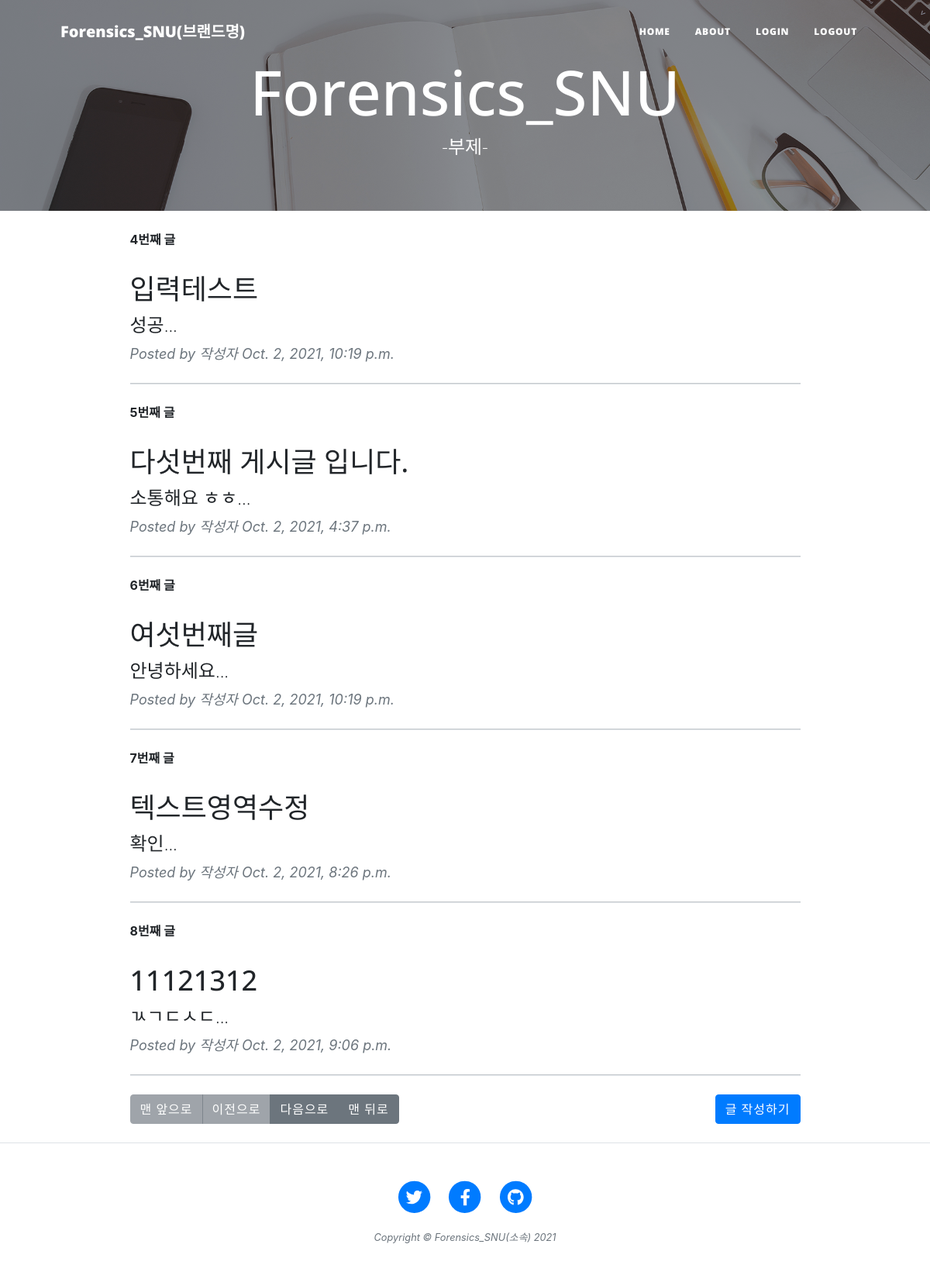
The page / on the database its author committed.
### main/models.py (models this page shows)
class Write(models.Model):
    title = models.CharField(max_length=20) #제목최대길이 20자
    contents = models.TextField(max_length=500) #내용최대길이 500자
    created_at = models.DateTimeField(auto_now=True)

### main/views.py (the view)
# urls.py: path('',views.index, name="index"),
def index(request):
    all_write = Write.objects.all()
    paginator = Paginator(all_write, 5)
    page = request.GET.get('page')
    posts = paginator.get_page(page)
    return render(
        request,
        'index.html',
        {
            'all_write':all_write,
            'posts':posts,
        },
        )

### main/templates/index.html (shortened to what this page needs)
{% extends 'base.html' %}
{% block main_area %}
    <div class="container px-4 px-lg-5" style="width: 100%; margin:0 auto">
        <div class="row gx-4 gx-lg-5 justify-content-center">
            <div class="col-md-10 col-lg-8 col-xl-10">
                {% for write in posts %}
                    <div class="write">
                    <div class="post-preview">
                        <a href="{% url 'detail' write.id %}">
                            <b>{{write.id}}번째 글</b>
                            <h3 class="post-title">{{write.title}}</h2>
                            <h4 class="post-subtitle">{{write.contents|truncatechars:20}}...</h3>
                        </a>
                        <p class="post-meta">
                            Posted by 작성자 {{write.created_at}}
                        </p>
                    </div>
                    </div>
                    <hr class="my-4" />
                {% endfor %}
                <div>
                    <div class="btn-group" role="group" style="float: left;">
                        {% if posts.has_previous %}
                        <a class="btn btn-secondary" href="?page=1">맨 앞으로</a>
                        <a class="btn btn-secondary" href="?page={{posts.previous_page_number}}">이전으로</a>
                        {% else %}
                        <a class="btn btn-secondary disabled" href="#" >맨 앞으로</a>
                        <a class="btn btn-secondary disabled" href="#" >이전으로</a>
                        {% endif %}
                        {% if posts.has_next %}
                        <a class="btn btn-secondary" href="?page={{posts.next_page_number}}">다음으로</a>
                        <a class="btn btn-secondary" href="?page={{posts.paginator.num_pages}}">맨 뒤로</a>
                        {% else %}
                        <a class="btn btn-secondary disabled" href="#" >다음으로</a>
                        <a class="btn btn-secondary disabled" href="#" >맨 뒤로</a>
                        {% endif %}
                    </div>
                    <div class="d-flex justify-content-end mb-4" style="float: right;">
                        <a class="btn btn-primary text-uppercase" role="button" href="{% url 'create' %}">
                            글 작성하기
                        </a>
                    </div>
                </div>
            </div>
        </div>
    </div>
{% endblock %}

### main/templates/base.html (shortened to what this page needs)
{% load static %}
<!DOCTYPE html>
{%load bootstrap4 %}
<html lang="ko">
{% bootstrap_css %}
<head>
    <link rel="stylesheet" type="text/css" href="{% static 'css/styles.css' %}">
    <link rel="stylesheet" href="https://cdn.jsdelivr.net/npm/bootstrap@4.6.0/dist/css/bootstrap.min.css">
</head>
<body>
    <nav class="navbar navbar-expand-lg navbar-light" id="mainNav">
        <div class="container px-4 px-lg-5">
            <a class="navbar-brand" href="{% url 'index' %}">
                Forensics_SNU(브랜드명)
            </a>
            <div class="collapse navbar-collapse" id="navbarResponsive">
                <ul class="navbar-nav ms-auto py-4 py-lg-0">
                    <li class="nav-item"><a class="nav-link px-lg-3 py-3 py-lg-4" href="{% url 'index' %}">Home</a></li>
                    <li class="nav-item"><a class="nav-link px-lg-3 py-3 py-lg-4" href="{% url 'create' %}">About</a></li>
                    <li class="nav-item"><a class="nav-link px-lg-3 py-3 py-lg-4" href="#">Login</a></li>
                    <li class="nav-item"><a class="nav-link px-lg-3 py-3 py-lg-4" href="#">Logout</a></li>
                </ul>
            </div>
        </div>
    </nav>
    <header class="masthead" style="background-image: url('{% static 'assets/img/home-bg.jpg' %}')">
        <div class="container position-relative px-4 px-lg-5">
            <div class="row gx-4 gx-lg-5 justify-content-center">
                <div class="col-md-10 col-lg-8 col-xl-7">
                    <div class="site-heading">
                        <h1>Forensics_SNU</h1>
                        <span class="subheading">-부제-</span>
                    </div>
                </div>
            </div>
        </div>
    </header>
    {% block main_area %}
    {% endblock %}
    <footer class="border-top">
        <div class="container px-4 px-lg-5">
            <div class="row gx-4 gx-lg-5 justify-content-center">
                <div class="col-md-10 col-lg-8 col-xl-7">
                    <ul class="list-inline text-center">
                        <li class="list-inline-item">
                            <a href="#!">
                                <span class="fa-stack fa-lg">
                                    <i class="fas fa-circle fa-stack-2x"></i>
                                    <i class="fab fa-twitter fa-stack-1x fa-inverse"></i>
                                </span>
                            </a>
                        </li>
                        <li class="list-inline-item">
                            <a href="#!">
                                <span class="fa-stack fa-lg">
                                    <i class="fas fa-circle fa-stack-2x"></i>
                                    <i class="fab fa-facebook-f fa-stack-1x fa-inverse"></i>
                                </span>
                            </a>
                        </li>
                        <li class="list-inline-item">
                            <a href="#!">
                                <span class="fa-stack fa-lg">
                                    <i class="fas fa-circle fa-stack-2x"></i>
                                    <i class="fab fa-github fa-stack-1x fa-inverse"></i>
                                </span>
                            </a>
                        </li>
                    </ul>
                    <div class="small text-center text-muted fst-italic">Copyright &copy; Forensics_SNU(소속) 2021</div>
                </div>
            </div>
        </div>
    </footer>
</body>
</html>

### rows shown on the page
Write: id "4", title "입력테스트", contents "성공", created_at "Oct. 2, 2021, 10:19 p.m."
Write: id "5", title "다섯번째 게시글 입니다.", contents "소통해요 ㅎㅎ", created_at "Oct. 2, 2021, 4:37 p.m."
Write: id "6", title "여섯번째글", contents "안녕하세요", created_at "Oct. 2, 2021, 10:19 p.m."
Write: id "7", title "텍스트영역수정", contents "확인", created_at "Oct. 2, 2021, 8:26 p.m."
Write: id "8", title "11121312", contents "ㄳㄱㄷㅅㄷ", created_at "Oct. 2, 2021, 9:06 p.m."
